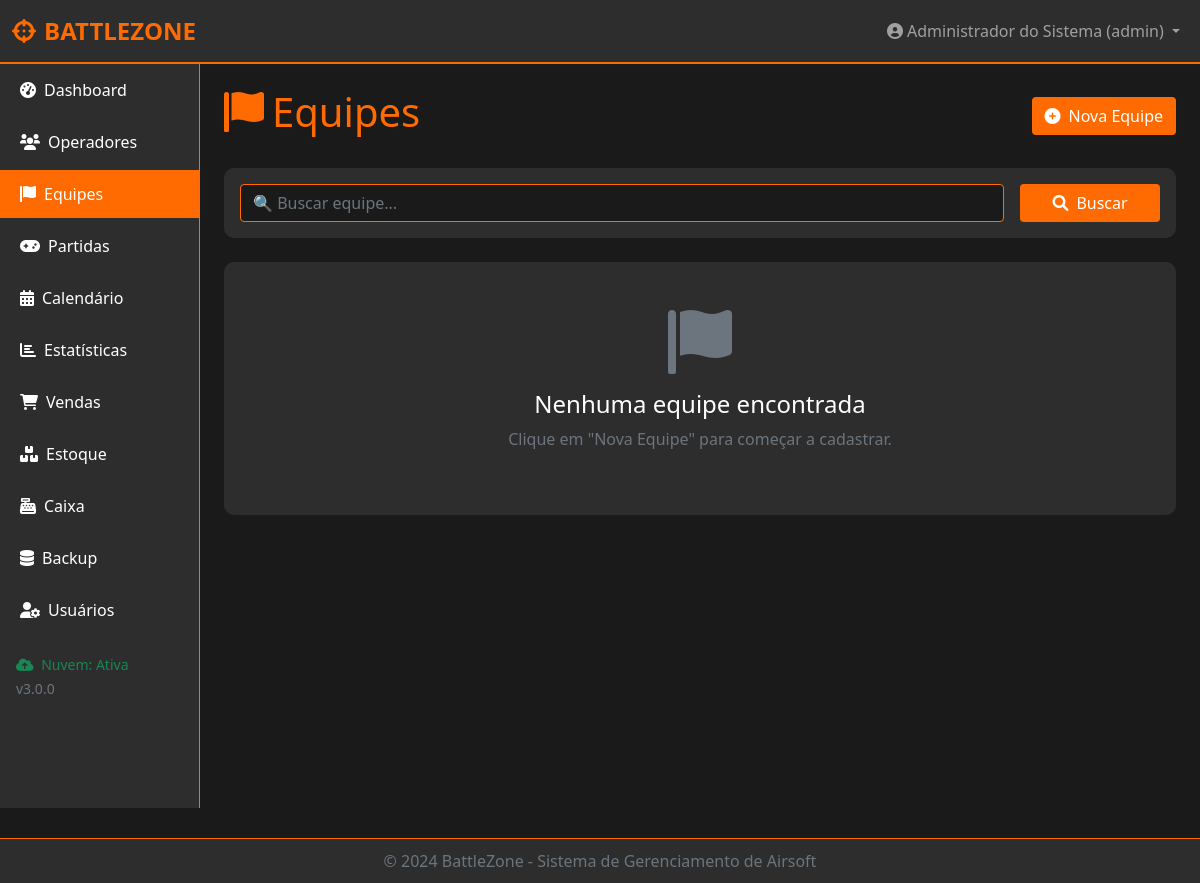
The app's page /equipes (signed in), older data.
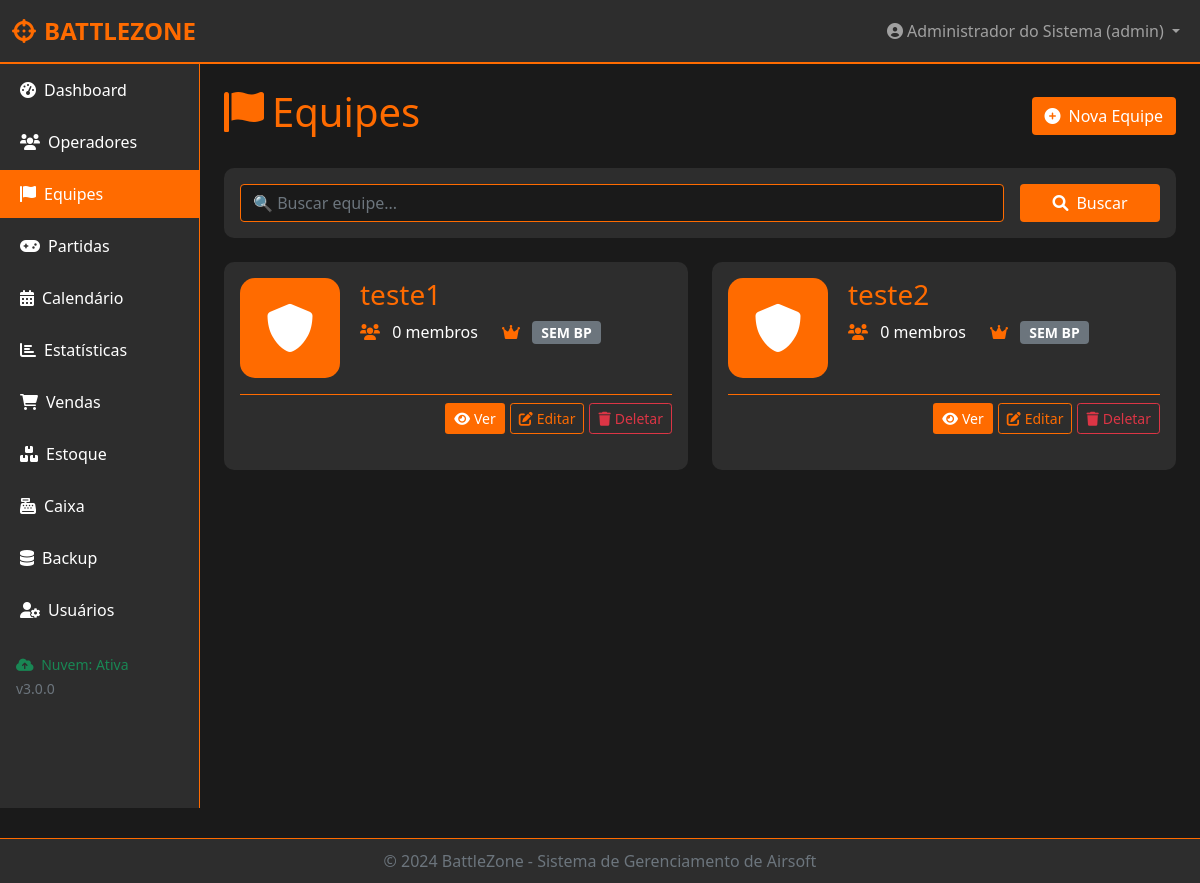
The same page, newer data.
### models.py (models this page shows)
class Equipe(db.Model):
    __tablename__ = 'equipes'
    id = db.Column(db.Integer, primary_key=True)
    old_id = db.Column(db.String(50), unique=True, nullable=True)
    nome = db.Column(db.String(100), nullable=False)
    foto = db.Column(db.String(200), nullable=True)
    battlepass = db.Column(db.String(10), default='NAO')
    capitao_id = db.Column(db.Integer, db.ForeignKey('operadores.id'), nullable=True)
    created_at = db.Column(db.DateTime, default=datetime.utcnow)
    capitao = db.relationship('Operador', foreign_keys=[capitao_id])
    membros = db.relationship('Operador', secondary='equipe_membros', back_populates='membro_equipes', lazy='dynamic')

### app.py (the view)
@app.route('/equipes')
@login_required
@requer_permissao('equipes')
@operador_session_required
def listar_equipes():
    search = request.args.get('search', '')
    if search:
        equipes = Equipe.query.filter(Equipe.nome.ilike(f'%{search}%')).all()
    else:
        equipes = Equipe.query.all()
    operadores = Operador.query.all()
    return render_template('equipes/listar.html', equipes=equipes, operadores=operadores, search=search)

### app.py (called while the page is built)
@app.before_request
def before_request():
    if current_user.is_authenticated and current_user.nivel == 'operador':
        if not current_user.is_session_valid():
            from flask_login import logout_user
            logout_user()
            session.clear()
            flash('Sessão expirada por inatividade (5 minutos).', 'warning')
            return redirect(url_for('auth.login'))
        current_user.update_activity()

@login_manager.user_loader
def load_user(user_id):
    return db.session.get(User, int(user_id))

@app.context_processor
def inject_now():
    return {'now': datetime.now()}

### models.py (called while the page is built, shortened)
    def tem_permissao(self, recurso):
        if self.nivel == 'admin':
            return True

### templates/equipes/listar.html (shortened to what the changed rows need)
{% extends "base.html" %}
{% block content %}
<div class="d-flex justify-content-between align-items-center mb-4">
    <h1 class="text-laranja"><i class="fas fa-flag me-2"></i>Equipes</h1>
</div>
{% if equipes %}
    <div class="row">
        {% for equipe in equipes %}
        <div class="col-md-6 mb-4">
            <div class="card h-100">
                <div class="card-body">
                    <div class="d-flex">
                        <div style="width: 100px; height: 100px; border-radius: 15px; margin-right: 20px; overflow: hidden;">
                            {% if equipe.foto %}
                                <img src="{{ url_for('static', filename='uploads/' + equipe.foto) }}" alt="{{ equipe.nome }}" style="width: 100%; height: 100%; object-fit: cover;">
                            {% else %}
                                <div style="background-color: #FF6B00; width: 100%; height: 100%; display: flex; align-items: center; justify-content: center;">
                                    <i class="fas fa-shield-alt" style="font-size: 48px; color: white;"></i>
                                </div>
                            {% endif %}
                        </div>
                        <div class="flex-grow-1">
                            <h3 class="mb-1" style="color: #FF6B00; font-size: 28px;">{{ equipe.nome }}</h3>
                            {% set capitao = operadores|selectattr('id', 'equalto', equipe.capitao_id)|first %}
                            <div class="d-flex justify-content-start gap-4 mt-2">
                                <div>
                                    <i class="fas fa-users me-2" style="color: #FF6B00;"></i>
                                    <span>{{ equipe.membros.count() }} membros</span>
                                </div>
                                <div>
                                    <i class="fas fa-crown me-2" style="color: #FF6B00;"></i>
                                    {% if equipe.battlepass == 'SIM' %}
                                        <span class="badge" style="background-color: #FF6B00; color: white; font-size: 14px;">BATTLEPASS</span>
                                    {% else %}
                                        <span class="badge bg-secondary" style="font-size: 14px;">SEM BP</span>
                                    {% endif %}
                                </div>
                            </div>
                        </div>
                    </div>
                    <div class="d-flex justify-content-end mt-3 pt-2" style="border-top: 1px solid #FF6B00;">
                        <a href="{{ url_for('ver_equipe', id=equipe.id) }}" class="btn btn-sm" style="background-color: #FF6B00; color: white; margin-right: 5px;">
                            <i class="fas fa-eye me-1"></i>Ver
                        </a>
                        <a href="{{ url_for('editar_equipe', id=equipe.id) }}" class="btn btn-sm btn-outline-laranja" style="border: 1px solid #FF6B00; color: #FF6B00; margin-right: 5px;">
                            <i class="fas fa-edit me-1"></i>Editar
                        </a>
                        <form method="POST" action="{{ url_for('deletar_equipe', id=equipe.id) }}" style="display: inline;">
                            <button type="submit" class="btn btn-sm btn-outline-danger" onclick="return confirm('Tem certeza que deseja deletar a equipe {{ equipe.nome }}?')">
                                <i class="fas fa-trash me-1"></i>Deletar
                            </button>
                        </form>
                    </div>
                </div>
            </div>
        </div>
        {% endfor %}
    </div>
{% else %}
    <div class="card">
        <div class="card-body text-center py-5">
            <i class="fas fa-flag fa-4x text-muted mb-3"></i>
            <h4>Nenhuma equipe encontrada</h4>
            <p class="text-muted">Clique em "Nova Equipe" para começar a cadastrar.</p>
        </div>
    </div>
{% endif %}
{% endblock %}

Row changes from the older to the newer data that the page shows:
added Equipe: nome "teste1", membros.count "0", battlepass "SEM BP"
added Equipe: nome "teste2", membros.count "0", battlepass "SEM BP"
Text that changed along with them:
text no longer shown: "Nenhuma equipe encontrada Clique em \"Nova Equipe\" para começar a cadastrar."
